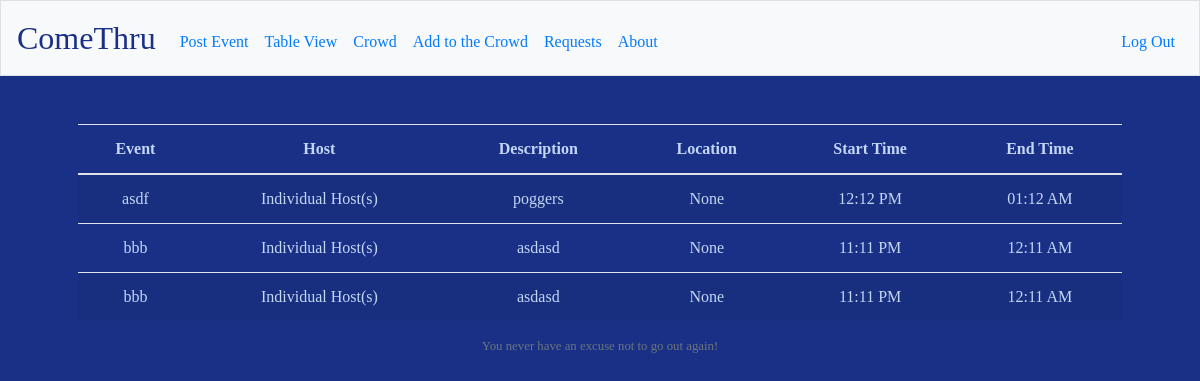
Screenshot of /table (signed in) with the database file from the repository.
### tables this page shows
CREATE TABLE 'events' ('id' integer PRIMARY KEY AUTOINCREMENT NOT NULL, 'eventname' text NOT NULL, 'starttime' text NOT NULL, 'endtime' text NOT NULL, 'description'  text NOT NULL  , 'eventhost'  text NOT NULL  , 'userid'  INTEGER NOT NULL  ,'privacy' varchar(5) NOT NULL DEFAULT 'false', 'latitude' INTEGER, 'longitude' INTEGER, 'address' text, 'timecreated' datetime, 'createdby' text);

### application.py (the view)
@app.route("/table", methods=["GET"])
@login_required
def table():
    db.execute("DELETE from events WHERE julianday(datetime(CURRENT_TIMESTAMP,'localtime'))-julianday(timecreated) > 1")
    friendids = db.execute("SELECT friendid from friends where userid = :userid", userid = session["user_id"])
    events = db.execute("SELECT * from events")
    rows = []
    for i in events:
        if i["privacy"] == "T":
            for j in friendids:
                if i["userid"] == j["friendid"] or i["userid"] == session["user_id"]:
                    rows.append(i)
        else:
            rows.append(i)
    return render_template("table.html", rows = rows)

### application.py (called while the page is built)
@app.after_request
def after_request(response):
    response.headers["Cache-Control"] = "no-cache, no-store, must-revalidate"
    response.headers["Expires"] = 0
    response.headers["Pragma"] = "no-cache"
    return response

### helpers.py (called while the page is built)
def login_required(f):
    @wraps(f)
    def decorated_function(*args, **kwargs):
        if session.get("user_id") is None:
            return redirect("/login")
        return f(*args, **kwargs)
    return decorated_function

### templates/table.html (shortened to what this page needs)
{% extends "layout.html" %}
{% block main %}
<table action="/table" method="get" class="table table-striped">
  <thead>
    <tr>
      <th>Event</th>
      <th>Host</th>
      <th>Description</th>
      <th>Location</th>
      <th>Start Time</th>
      <th>End Time</th>
    </tr>
  </thead>
  <tbody>
    {% for row in rows %}
    <tr>
            <td>{{ row["eventname"] }}</td>
            <td>{{ row["eventhost"] }}</td>
            <td>{{ row["description"] }}</td>
            <td>{{ row["address"] }}</td>
            <td>{{ row["starttime"] }}</td>
            <td>{{ row["endtime"] }}</td>
    </tr>
    {% endfor %}
  </tbody>
</table>
<footer class="small text-center text-muted">
    You never have an excuse not to go out again!
</footer>
{% endblock %}

### templates/layout.html (shortened to what this page needs)
<!DOCTYPE html>
<html lang="en">
    <head>
        <link href="https://maxcdn.bootstrapcdn.com/bootstrap/4.1.3/css/bootstrap.min.css" rel="stylesheet">
        <link href="/static/styles.css" rel="stylesheet">
    </head>
    <body>
        <nav class="navbar navbar-expand-md navbar-blue bg-light border">
            <a class="navbar-brand" href="/"><span class="green">ComeThru</span></a>
            <div class="collapse navbar-collapse" id="navbar">
                {% if session.user_id %}
                    <ul class="navbar-nav mr-auto mt-2">
                        <li class="nav-item"><a class="nav-link" href="/form">Post Event</a></li>
                        <li class="nav-item"><a class="nav-link" href="/table">Table View</a></li>
                        <li class="nav-item"><a class="nav-link" href="/friends">Crowd</a></li>
                        <li class="nav-item"><a class="nav-link" href="/addfriend">Add to the Crowd</a></li>
                        <li class="nav-item"><a class="nav-link" href="/requests">Requests</a></li>
                        <li class="nav-item"><a class="nav-link" href="/about">About</a></li>
                    </ul>
                    <ul class="navbar-nav ml-auto mt-2">
                        <li class="nav-item"><a class="nav-link" href="/logout">Log Out</a></li>
                    </ul>
                {% else %}
                    <ul class="navbar-nav ml-auto mt-2">
                        <li class="nav-item"><a class="nav-link" href="/register">Register</a></li>
                        <li class="nav-item"><a class="nav-link" href="/login">Log In</a></li>
                    </ul>
                {% endif %}
            </div>
        </nav>
        <main class="container p-5">
            {% block main %}{% endblock %}
        </main>
    </body>
</html>

### static/styles.css (style rules this page uses)
nav .navbar-brand { font-family: "Impact"; font-size: xx-large; }
nav .navbar-brand .green { color: #193086; }
main { overflow-x: auto; text-align: center; }
body { font-family: "Comic Sans MS"; background-color: #193086; color: #c3d7f7; }
tr { color: #c3d7f7; font-size: medium; }

### rows the page displays
events: eventname "asdf", eventhost "Individual Host(s)", description "poggers", address "None", starttime "12:12 PM", endtime "01:12 AM"
events: eventname "bbb", eventhost "Individual Host(s)", description "asdasd", address "None", starttime "11:11 PM", endtime "12:11 AM"
events: eventname "bbb", eventhost "Individual Host(s)", description "asdasd", address "None", starttime "11:11 PM", endtime "12:11 AM"
